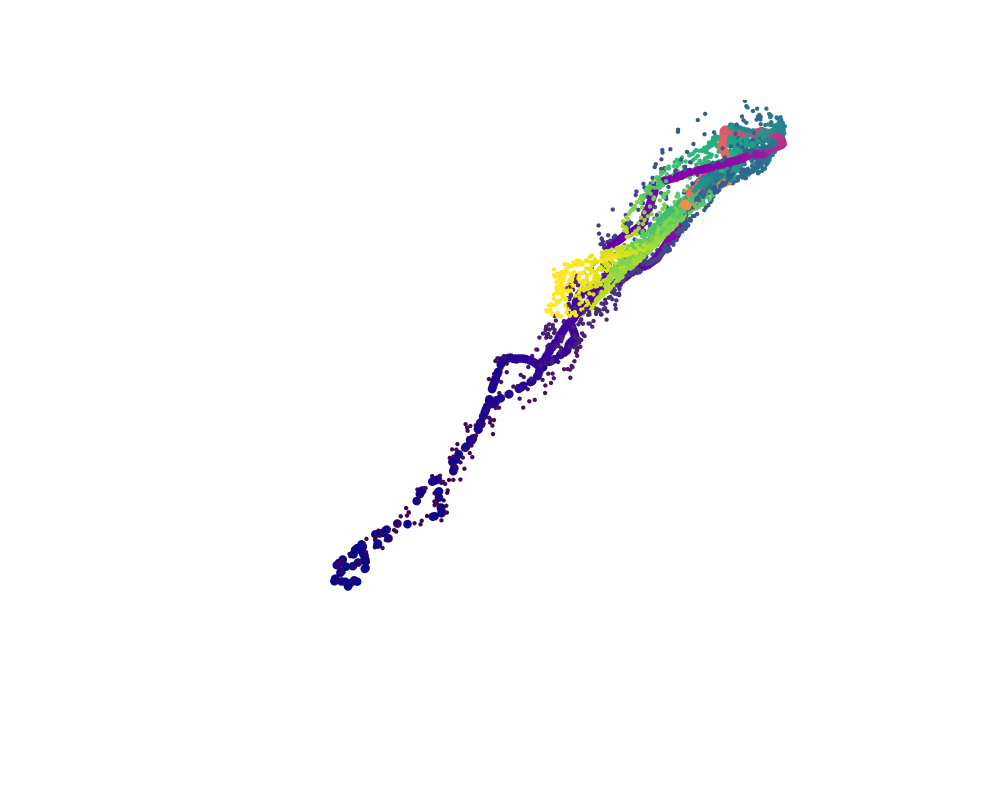

Notebook code cell kept with this figure:
### Code cell
### conserved_quantities = [phi0_c_values, energy_c_values, angular_momentum_c_values]

viridis = cm.get_cmap('viridis', 512)
plasma = cm.get_cmap('plasma', 512)
ylorrd = cm.get_cmap('YlOrRd', 512)
pubugn = cm.get_cmap('PuBuGn', 512)

def blank(x): # transparent
    return np.zeros((np.size(x), 4))

# Settings
inds_map = plasma# color you want for in-distribution points seen during training
outds_map = viridis # color you want for out-of-distribution points only seen during testing
inds_size, outds_size = 6,3
plot_quantity = "x"
train_settings = "../data_configs/single_orbit.json" # points here are counted as "in distribution"
color_mode = "actual" # "actual" or "ranking"
# End settings

# dimensionality reduction

from sklearn.decomposition import PCA

pca = PCA(n_components=2)
dimsT = np.transpose(np.array(dims))
dimspca = np.transpose(np.array(dims))
print(dimspca.shape)
dimspca = pca.fit_transform(dimspca)
print(dimspca.shape)

#fig = plt.figure(figsize=(9,9))
#ax = fig.add_subplot(projection='3d')

all_quantities = ["phi0", "H", "L", "x", "y", "v_x", "v_y"]
color = np.concatenate((conserved_quantities, np.transpose(inputs)))[all_quantities.index(plot_quantity)]
if color_mode == "actual":
    color = color - np.quantile(color, 0.01) # make it safe against outliers
    if np.max(color) > 0:
        color = color / np.quantile(color, 0.99)
    color = np.maximum(color, 0)
    color = np.minimum(color, 1)
    print(np.min(color))
elif color_mode == "ranking":
    color = color.argsort().argsort() / len(color)
    print(np.histogram(color), np.quantile(color, 0.05))

reorder_quantities = np.array([1, 2, 0])

cq = np.array(conserved_quantities)[reorder_quantities, :]
is_in = physics.is_in_distribution(train_settings, np.transpose(cq))
color = np.where(np.repeat(is_in[:, np.newaxis], 4, axis=1), inds_map(color), outds_map(color))
size = np.where(is_in, inds_size, outds_size)

fig = go.Figure(
        data=[go.Scatter3d(
        x=dims[0],
        y=dims[1],
        z=dims[2],
        mode='markers',
        marker=dict(
            size=size,
            color=color,
            line=dict(width=0, color='black'),
            opacity=1
        )
    )],
    layout=go.Layout(height=800, width=1000)
)
#fig.update_layout(scene_camera=camera)
fig.update_scenes(xaxis_visible=False, yaxis_visible=False,zaxis_visible=False )
fig.show()

### Figure 1 — Plotly figure (JSON) as saved in the notebook; plotly's stock layout.template omitted (floating-point values rounded to 4 significant figures; data arrays with more than 128 entries replaced by an {"elided": "..."} marker saying what was removed)
{"data": [{"marker": {"color": {"elided": "10000x4 float values"}, "line": {"color": "black", "width": 0}, "opacity": 1, "size": {"elided": "10000 int values"}}, "mode": "markers", "type": "scatter3d", "x": {"elided": "10000 float values"}, "y": {"elided": "10000 float values"}, "z": {"elided": "10000 float values"}}], "layout": {"height": 800, "scene": {"aspectmode": "auto", "aspectratio": {"x": 0.5123, "y": 1.192, "z": 1.638}, "camera": {"center": {"x": 0, "y": 0, "z": 0}, "eye": {"x": 1.706, "y": 0.0372, "z": 0.9356}, "projection": {"type": "perspective"}, "up": {"x": 0, "y": 0, "z": 1}}, "xaxis": {"type": "linear", "visible": false}, "yaxis": {"type": "linear", "visible": false}, "zaxis": {"type": "linear", "visible": false}}, "width": 1000}}
